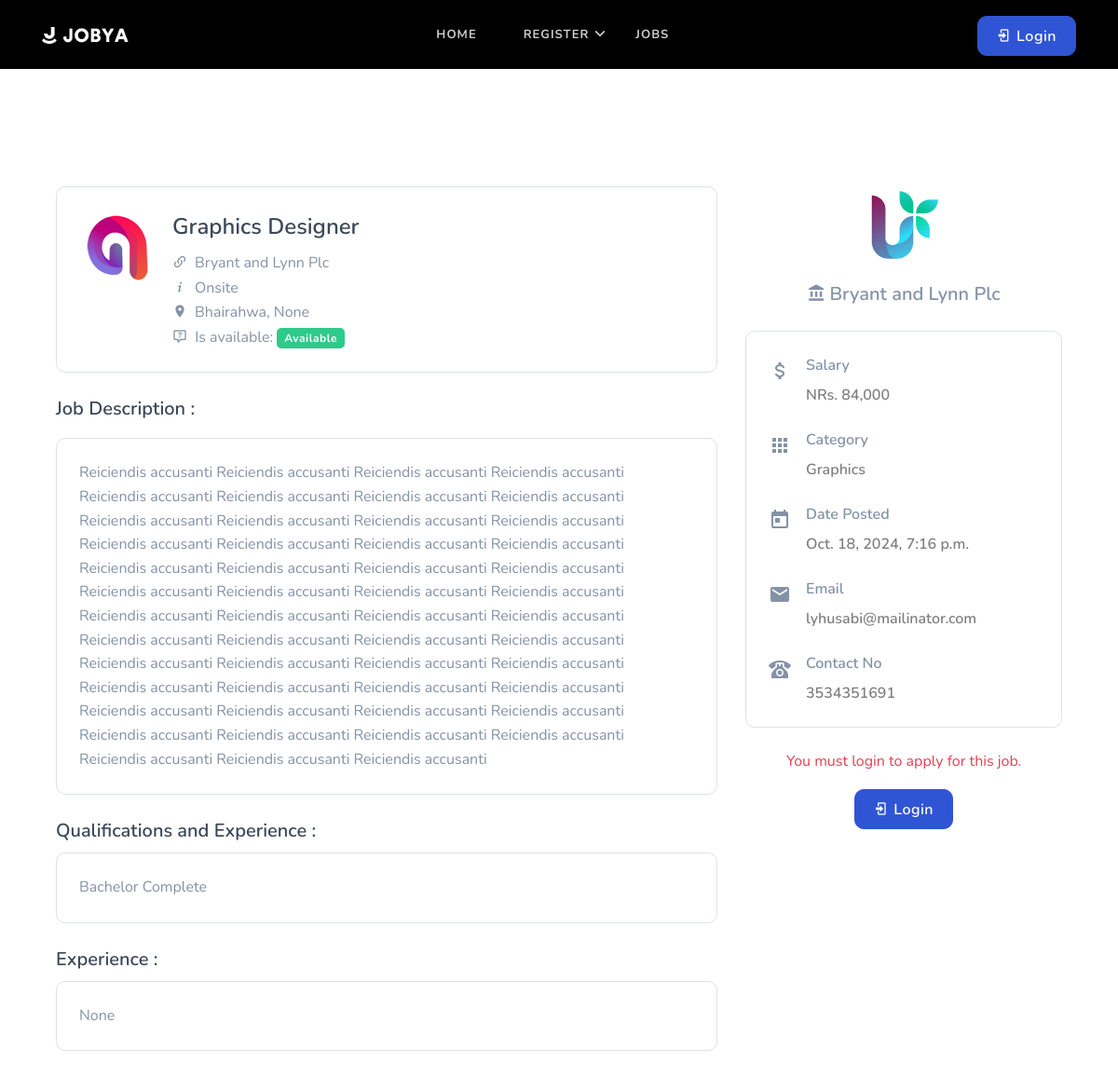
Before: /job-details/1/ with the older database file.
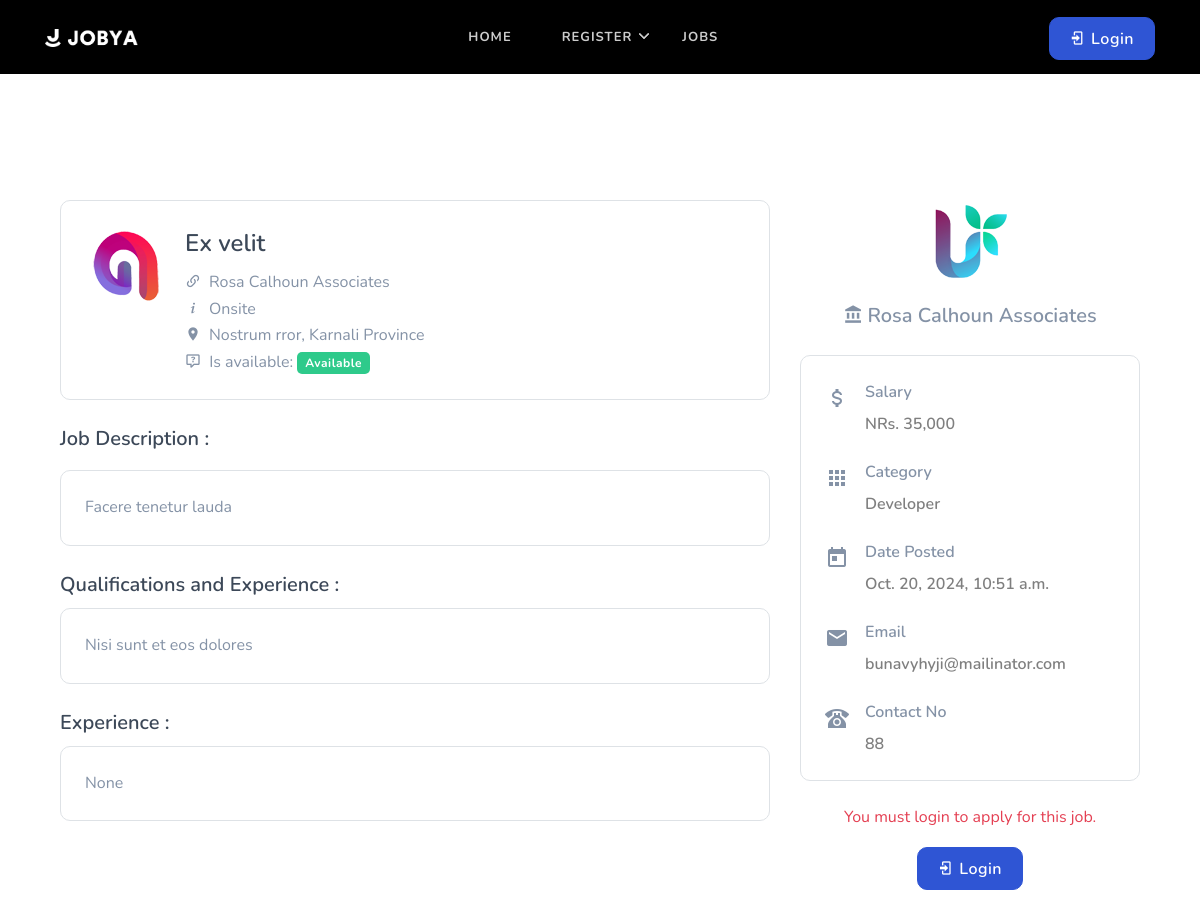
After: the same page with the newer database file.
### job/models.py (models this page shows, shortened)
class Job(models.Model):
    JOB_TYPE_CHOICES = [
        ("part-time", "Part Time"),
        ("full-time", "Full Time"),
    ]
    WORK_MODES_CHOICES = [
        ('remote', 'Remote'),
        ('onsite', 'Onsite'),
        ('hybrid', 'Hybrid'),
    ]
    user = models.ForeignKey(User, on_delete=models.CASCADE)
    company = models.ForeignKey(Company, on_delete=models.CASCADE)
    title = models.CharField(max_length=255)
    job_type = models.CharField(max_length=20, choices=JOB_TYPE_CHOICES, default="full-time")
    image = models.ImageField(upload_to="post_images/%y/%m/&=%d", blank=True)
    category = models.ForeignKey(Category, on_delete=models.DO_NOTHING)
    city = models.CharField(max_length=255)
    state = models.ForeignKey(State, on_delete=models.DO_NOTHING, blank=True, null=True)
    salary = models.PositiveIntegerField(blank=True, null=True)
    work_mode = models.CharField(max_length=20, choices=WORK_MODES_CHOICES, default="onsite")
    edu_level = models.CharField(max_length=255)
    experience = models.ForeignKey(Experience, on_delete=models.DO_NOTHING, blank=True, null=True)
    uploaded_date = models.DateTimeField(null=True, blank=True, default=timezone.now)
    email = models.EmailField(max_length=255)
    contact = models.IntegerField()
    description = models.TextField()
    is_available = models.BooleanField(default=True)

class Category(models.Model):
    name = models.CharField(max_length=255)

### company/models.py (models this page shows, shortened)
class Company(models.Model):
    user = models.OneToOneField(User, on_delete=models.CASCADE)
    name = models.CharField(max_length=100, null=True, blank=True)
    est_date = models.DateField(null=True, blank=True)
    city = models.CharField(max_length=100, null=True, blank=True)
    state = models.ForeignKey(State, on_delete=models.DO_NOTHING, blank=True, null=True)
    email = models.EmailField(unique=True, null=True, blank=True)
    number = models.IntegerField(null=True, blank=True)
    website_link = models.URLField(null=True, blank=True)
    services = models.TextField(null=True, blank=True)
    overview = models.TextField(blank=True, null=True)
    image = models.ImageField(upload_to="company_post_images/%Y/%m/%d", blank=True)
    is_verified = models.BooleanField(default=False)

class State(models.Model):
    name = models.CharField(max_length=255)
    def __str__(self):
        return self.name

### home/views.py (the view)
# urls.py: path('job-details/<int:pk>/', views.JobDetailView.as_view(), name='job-details'),
class JobDetailView(DetailView):
    model = Job
    template_name = 'home/job_details.html'
    context_object_name = 'job'
    def get_queryset(self):
        return super().get_queryset()
    def get_context_data(self, **kwargs):
        context = super().get_context_data(**kwargs)
        job = self.object
        user = self.request.user
        context['a_applicant'] = user.is_authenticated and user.is_applicant
        context['a_recruiter'] = user.is_authenticated and user.is_recruiter
        if context['a_applicant']:
            context['has_applied'] = ApplyJob.objects.filter(job=job, user=user).exists()
        else:
            context['has_applied'] = False  # Not applicable for recruiters
        return context

### company/context_processors.py (called while the page is built)
def company_context(request):
    company = None
    if request.user.is_authenticated and request.user.has_company:
        company = Company.objects.filter(user=request.user).first()  # or however you link Company to the user
    return {'company': company}

### templates/home/job_details.html (shortened to what the changed rows need)
{% extends 'base.html' %}
{% load static %}
{% block content %}
{% load humanize %}
<section class="section">
    <div class="container">
        <div class="row">
            <div class="col-lg-8 col-md-7">
                <div class="job-detail border rounded p-4">
                    <div class="job-detail-content">
                        <div class="job-detail-com-desc overflow-hidden d-block">
                            <h4 class="mb-2"><a href="#" class="text-dark">{{ job.title }}</a></h4>
                            <p class="text-muted mb-0"><i class="mdi mdi-link-variant mr-2"></i>{{ job.company.name }}</p>
                            <p class="text-muted mb-0"><i class="mdi mdi-information-variant mr-2"></i>{{ job.work_mode|title }}</p>
                            <p class="text-muted mb-0"><i class="mdi mdi-map-marker mr-2"></i>{{ job.city }}, {{ job.state }}</p>
                            <p class="text-muted mb-0"><i class="mdi mdi-comment-question-outline mr-1"></i> Is available:
                                <span class="badge badge-{% if job.is_available %}success{% else %}danger{% endif %}">
                                    {{ job.is_available|yesno:"Available,Not Available" }}
                                </span>
                            </p>
                        </div>
                    </div>
                </div>
                <div class="row">
                    <div class="col-lg-12">
                        <div class="job-detail border rounded mt-2 p-4">
                            <div class="job-detail-desc">
                                <p class="text-muted mb-0">{{ job.description }}</p>
                            </div>
                        </div>
                    </div>
                </div>
                <div class="row">
                    <div class="col-lg-12">
                        <div class="job-detail border rounded mt-2 p-4">
                            <div class="job-detail-desc">
                                <p class="text-muted mb-0">{{ job.edu_level }}</p>
                            </div>
                        </div>
                    </div>
                </div>
                <div class="row">
                    <div class="col-lg-12">
                        <div class="job-detail border rounded mt-2 p-4">
                            <div class="job-detail-desc">
                                <p class="text-muted mb-0">{{ job.experience }}</p>
                            </div>
                        </div>
                    </div>
                </div>
            </div>
            <div class="col-lg-4 col-md-5 mt-4 mt-sm-0 pt-2 pt-sm-0">
                <div class="company-brand-logo text-center">
                    <h5 class="text-muted mb-0"><a href="#" class="text-muted"><i class="mdi mdi-bank mr-1"></i>{{ job.company.name }}</a></h5>
                </div>
                <div class="job-detail rounded border job-overview mt-4 mb-4">
                    <div class="single-post-item mb-4">
                        <div class="overview-details">
                            <h6 class="text-muted mb-0">Salary</h6>
                            <h6 class="text-black-50 pt-2 mb-0">NRs. {{ job.salary|intcomma }}</h6>
                        </div>
                    </div>
                    <div class="single-post-item mb-4">
                        <div class="overview-details">
                            <h6 class="text-muted mb-0">Category</h6>
                            <h6 class="text-black-50 pt-2 mb-0">{{ job.category.name }}</h6>
                        </div>
                    </div>
                    <div class="single-post-item mb-4">
                        <div class="overview-details">
                            <h6 class="text-muted mb-0">Date Posted</h6>
                            <h6 class="text-black-50 pt-2 mb-0">{{ job.uploaded_date }}</h6>
                        </div>
                    </div>
                    <div class="single-post-item mb-4">
                        <div class="overview-details">
                            <h6 class="text-muted mb-0">Email</h6>
                            <h6 class="text-black-50 pt-2 mb-0">{{ job.email }}</h6>
                        </div>
                    </div>
                    <div class="single-post-item">
                        <div class="overview-details">
                            <h6 class="text-muted mb-0">Contact No</h6>
                            <h6 class="text-black-50 pt-2 mb-0">{{ job.contact }}</h6>
                        </div>
                    </div>
                </div>
            </div>
        </div>
    </div>
</section>
{% endblock content %}

Changed rows visible on the page:
changed Job "Onsite": title "Graphics Designer" → "Ex velit"; company.name "Bryant and Lynn Plc" → "Rosa Calhoun Associates"; city "Bhairahwa" → "Nostrum rror"; state "None" → "Karnali Province"; description "Reiciendis accusanti Reiciendis accusanti Reiciendis accusanti Reiciendis accusanti Reiciendis accusanti Reiciendis accusanti Reiciendis accusanti Reiciendis accusanti Reiciendis accusanti Reiciendis accusanti Reiciendis accusanti Reiciendis accusanti Reiciendis accusanti Reiciendis accusanti Reiciendis accusanti Reiciendis accusanti Reiciendis accusanti Reiciendis accusanti Reiciendis accusanti Reiciendis accusanti Reiciendis accusanti Reiciendis accusanti Reiciendis accusanti Reiciendis accusanti Reiciendis accusanti Reiciendis accusanti Reiciendis accusanti Reiciendis accusanti Reiciendis accusanti Reiciendis accusanti Reiciendis accusanti Reiciendis accusanti Reiciendis accusanti…" → "Facere tenetur lauda"; edu_level "Bachelor Complete" → "Nisi sunt et eos dolores"; salary "84,000" → "35,000"; category.name "Graphics" → "Developer"; uploaded_date "Oct. 18, 2024, 7:16 p.m." → "Oct. 20, 2024, 10:51 a.m."; email "lyhusabi@mailinator.com" → "bunavyhyji@mailinator.com"; contact "3534351691" → "88"
